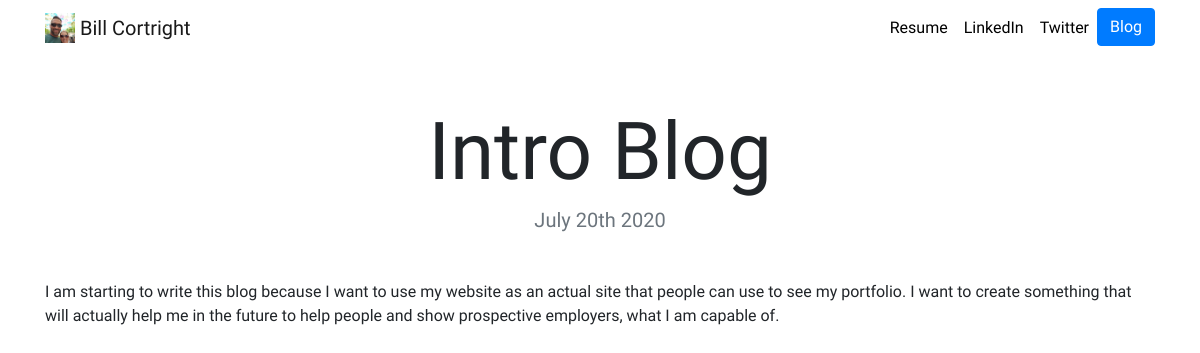
Page /blog/1/ on the committed database.
### blog/models.py (models this page shows, shortened)
class Blog(models.Model):
    title = models.CharField(max_length=200)
    description = models.TextField()
    date = models.DateField()

### blog/views.py (the view)
# urls.py: path('<int:blog_id>/', views.detail, name='detail'),
def detail(request, blog_id):
    blog = get_object_or_404(Blog, pk=blog_id)
    return render(request, 'blog/detail.html', {'blog':blog})

### blog/templates/blog/detail.html
{% extends "portfolio/base.html" %}
{% load static %}
{% block content %}
<h1 class="text-center mt-5" id="blogdetailtitle">{{ blog.title }}</h1>
<h5 class="text-center text-muted mb-5">{{ blog.date|date:'F jS Y' }}</h5>
{{ blog.description|safe }}
{% endblock %}

### portfolio/static/portfolio/custom.css (style rules this page uses)
body { font-family: 'Amatic SC', cursive; }
@media (min-width: 992px) { #blogdetailtitle { font-size: 5rem; } }

### rows in the picture
Blog: title "Intro Blog", date "July 20th 2020", description "I am starting to write this blog because I want to use my website as an actual site that people can use to see my portfolio. I want to create something that will actually help me in the future to help people and show prospective employers, what I am capable of."
